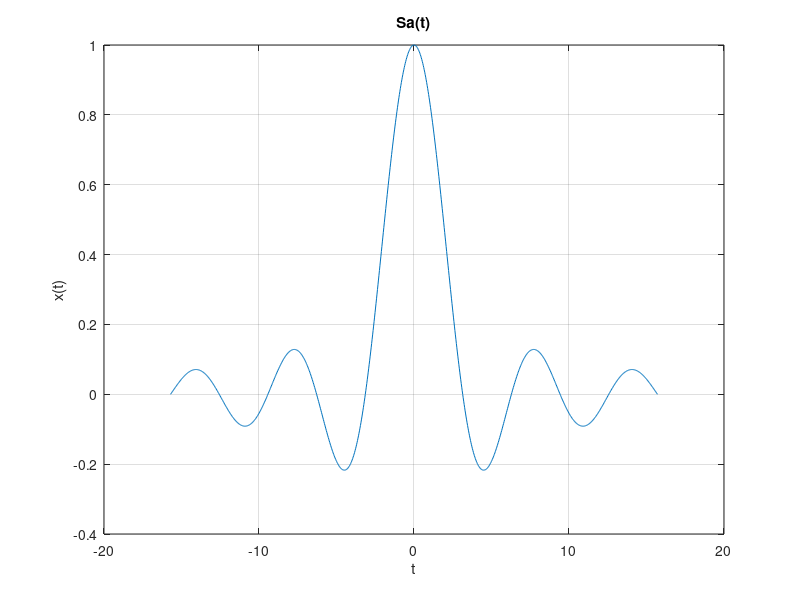

MATLAB code for this plot:
%sampling function  sin(t)/t

t=[-5*pi:pi/100:5*pi];
x=sinc(t/pi);
plot(t, x);
xlabel('t');
ylabel('x(t)');
title('Sa(t)')
grid on